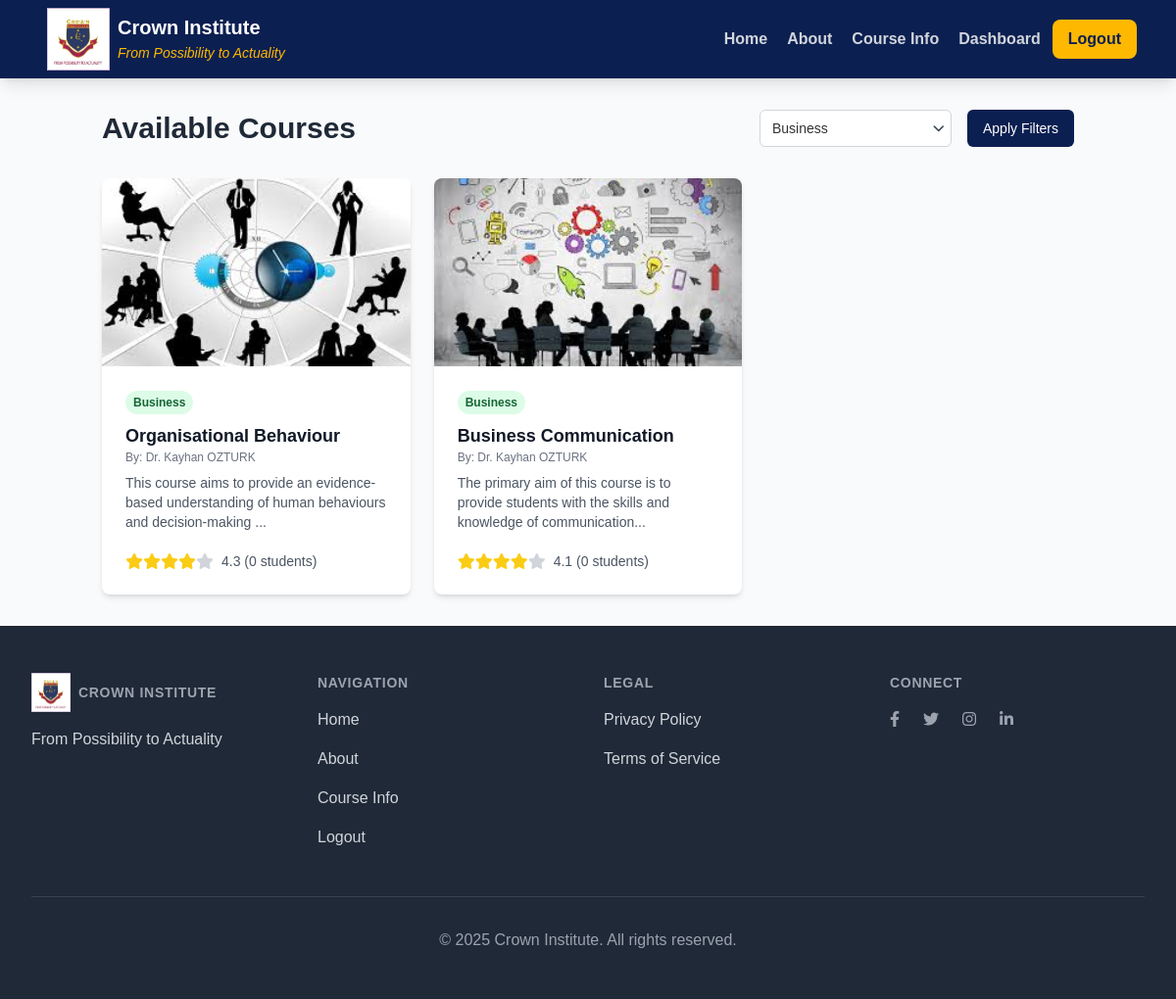
The page /courses.php?category=business (signed in) on the database its author committed.
### tables this page shows
CREATE TABLE `Courses` (
  `course_id` int(11) NOT NULL,
  `title` varchar(255) NOT NULL,
  `description` text DEFAULT NULL,
  `category` varchar(100) DEFAULT NULL,
  `image_url` varchar(255) DEFAULT NULL,
  `instructor_id` int(11) DEFAULT NULL,
  `units_titles_json` text DEFAULT NULL,
  `created_at` timestamp NOT NULL DEFAULT current_timestamp()
);

CREATE TABLE `Users` (
  `user_id` int(11) NOT NULL,
  `name` varchar(255) NOT NULL,
  `email` varchar(255) NOT NULL,
  `password` varchar(255) NOT NULL,
  `role` enum('student','teacher') NOT NULL,
  `school_id` varchar(100) DEFAULT NULL,
  `created_at` timestamp NOT NULL DEFAULT current_timestamp()
);

### courses.php (the view, shortened to what this page needs)
<?php
include 'includes/header.php';
require_once __DIR__ . '/config/db_connect.php';
$all_courses = [];
$filter_category = $_GET['category'] ?? 'all';
try {
    $sql = "SELECT c.*, u.name as instructor_name
            FROM Courses c
            JOIN Users u ON c.instructor_id = u.user_id";
    $params = [];
    if ($filter_category !== 'all') {
        $sql .= " WHERE c.category = ?";
        $params[] = $filter_category;
    }
    $sql .= " ORDER BY c.created_at DESC";
    $stmt = $pdo->prepare($sql);
    $stmt->execute($params);
    $all_courses = $stmt->fetchAll();
} catch (PDOException $e) {
    $page_error = "Error fetching courses: " . $e->getMessage();
}
$categories_stmt = $pdo->query("SELECT DISTINCT category FROM Courses ORDER BY category");
$categories = $categories_stmt->fetchAll(PDO::FETCH_COLUMN);
?>
<div class="container mx-auto px-4 py-8">
    <div class="flex flex-col md:flex-row justify-between items-start md:items-center mb-8">
        <h1 class="text-3xl font-bold text-gray-800 mb-4 md:mb-0">Available Courses</h1>
        <form method="GET" action="<?php echo $base_url; ?>courses.php"
            class="flex flex-col sm:flex-row space-y-2 sm:space-y-0 sm:space-x-4 w-full md:w-auto">
            <div class="relative">
                <select id="categoryFilter" name="category"
                    class="appearance-none bg-white border border-gray-300 rounded-md py-2 pl-3 pr-10 text-sm focus:outline-none focus:ring-blue-500 focus:border-blue-500">
                    <?php foreach ($categories as $cat): ?>
                    <option value="<?php echo htmlspecialchars($cat); ?>"
                        <?php echo ($filter_category == $cat) ? 'selected' : ''; ?>>
                        <?php echo htmlspecialchars(ucfirst($cat)); ?>
                    </option>
                    <?php endforeach; ?>
                </select>
                <div class="pointer-events-none absolute inset-y-0 right-0 flex items-center px-2 text-gray-700">
                </div>
            </div>
            <button type="submit"
                class="bg-[#0B1F51] hover:bg-[#0a1b45] text-white font-medium py-2 px-4 rounded-md text-sm">
                Apply Filters
            </button>
        </form>
    </div>
    <div class="grid grid-cols-1 sm:grid-cols-2 lg:grid-cols-3 gap-6" id="courseGrid">
        <?php if (empty($all_courses)): ?>
        <p class="text-gray-600 col-span-full text-center">No courses found matching your criteria.</p>
        <?php else: ?>
        <?php foreach ($all_courses as $course):
                $rating_placeholder = 4.0 + (rand(0,10)/10);
                $stmt_enroll_count = $pdo->prepare("SELECT COUNT(*) as count FROM Enrollments WHERE course_id = ?");
                $stmt_enroll_count->execute([$course['course_id']]);
                $enroll_count_data = $stmt_enroll_count->fetch();
                $actual_students = $enroll_count_data['count'];
            ?>
        <div class="bg-white rounded-lg shadow-md overflow-hidden hover:shadow-lg transition-shadow duration-300">
            <div class="h-48 overflow-hidden">
                <img class="w-full h-full object-cover"
                    src="<?php echo !empty($course['image_url']) ? (filter_var($course['image_url'], FILTER_VALIDATE_URL) ? $course['image_url'] : $base_url . 'uploads/' . htmlspecialchars($course['image_url'])) : 'https://images.pexels.com/photos/546819/pexels-photo-546819.jpeg'; ?>"
                    alt="<?php echo htmlspecialchars($course['title']); ?>">
            </div>
            <div class="p-6">
                <div>
                    <span class="inline-block px-2 py-1 text-xs font-semibold rounded-full
                            <?php
                            switch ($course['category']) {
                                case 'business': echo 'bg-green-100 text-green-800'; break;
                            }
                            ?>
                        ">
                        <?php echo htmlspecialchars(ucfirst($course['category'])); ?>
                    </span>
                    <h3 class="mt-2 text-lg font-semibold text-gray-900">
                        <?php echo htmlspecialchars($course['title']); ?></h3>
                    <p class="text-xs text-gray-500">By: <?php echo htmlspecialchars($course['instructor_name']); ?>
                    </p>
                </div>
                <p class="mt-2 text-sm text-gray-600 h-16 overflow-hidden">
                    <?php echo substr(htmlspecialchars($course['description'] ?? ''), 0, 100); ?>...</p>
                <div class="mt-4 flex items-center justify-between">
                    <div class="flex items-center">
                        <div class="flex items-center">
                            <?php for($i=0; $i<5; $i++): ?>
                            <i
                                class="fas fa-star <?php echo ($i < floor($rating_placeholder)) ? 'text-yellow-400' : 'text-gray-300'; ?>"></i>
                            <?php endfor; ?>
                        </div>
                        <span class="ml-2 text-sm text-gray-600"><?php echo number_format($rating_placeholder,1); ?>
                            (<?php echo $actual_students; ?> students)</span>
                    </div>
                </div>
            </div>
        </div>
        <?php endforeach; ?>
        <?php endif; ?>
    </div>
</div>
<?php include 'includes/footer.php'; ?>

### css/style.css (style rules this page uses)
:root { --primary-color: #0B1F51; --secondary-color: #FFB800; --text-color: #333; --light-bg: #f5f5f5; --white: #ffffff; --success: #28a745; --warning: #ffc107; --danger: #dc3545; --gray: #6c757d; }
* { margin: 0; padding: 0; box-sizing: border-box; font-family: 'Arial', sans-serif; }
body { background-color: var(--light-bg); color: var(--text-color); }

### rows shown on the page
courses: image_url (picture), category "Business", title "Organisational Behaviour", instructor.name "Dr. Kayhan OZTURK", description "This course aims to provide an evidence-based understanding of human behaviours and decision-making", actual_students "0"
courses: image_url (picture), category "Business", title "Business Communication", instructor.name "Dr. Kayhan OZTURK", description "The primary aim of this course is to provide students with the skills and knowledge of communication", actual_students "0"

### other values the page prints
form field category "Business"
